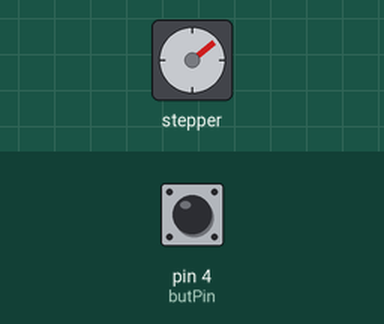
Recording of a sketch running on a simulated Arduino Uno, built with avr-gcc and run on an emulated ATmega328P. Parts: stepper motor. The inputs (shaded band) are chosen by the test bench; at power-on: pin 4 (butPin) HIGH. Stepper angles assume 2048 steps per turn.

Above: at 1.2 s.
1.3 s: pin 4 (butPin) pulled LOW for 0.15 s
At 1.96 s:
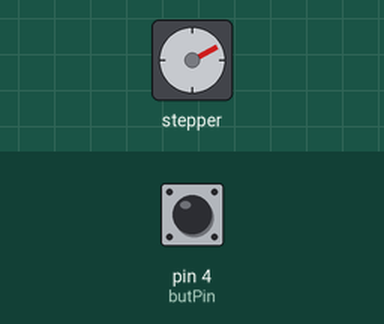
4.4 s: pin 4 (butPin) pulled LOW for 1 s
At 4.68 s:
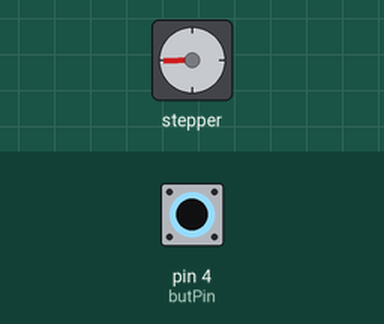
Timing chart, 0 to 19.4 s (numbered marks = the images above; inputs shaded):
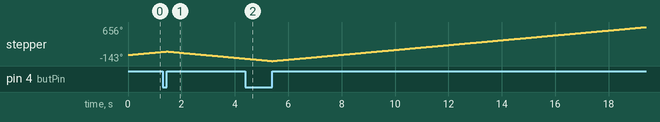

The sketch:

21._Stepper_Motor_with_Switch.ino
```cpp
#include <Stepper.h>
int stepsPerRev=2048;
int motSpeed=10;
Stepper myStepper(stepsPerRev, 8,10,9,11);
int t=500;

int butPin=4;
int motDir=1;
int butNew;
int butPast=1;

void setup() {
  // put your setup code here, to run once:
Serial.begin(9600);
myStepper.setSpeed(motSpeed);
pinMode(butPin,INPUT);
digitalWrite(butPin,HIGH);
}

void loop() {
  // put your main code here, to run repeatedly:
butNew=digitalRead(butPin);
if (butPast==0 && butNew==1)
{
  motDir=motDir*(-1);
}
myStepper.step(motDir*1);
butPast=butNew;
}
```
